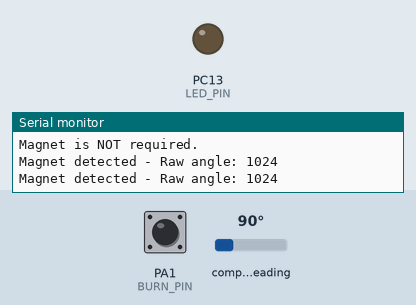
Simulated run of this sketch. Board: STM32 Blue Pill. Shown: output pins drawn as LEDs (lit = HIGH), the last lines printed to the serial monitor. Wiring (inferred from the names in the program): AS5600 angle sensor at I2C address 0x36. Inputs (shaded band) come from the test bench; at power-on: PA1 (BURN_PIN) HIGH, compass heading 90°.

Above: at 1.8 s.
1.9 s: PA1 (BURN_PIN) pulled LOW for 0.15 s
At 2.5 s:
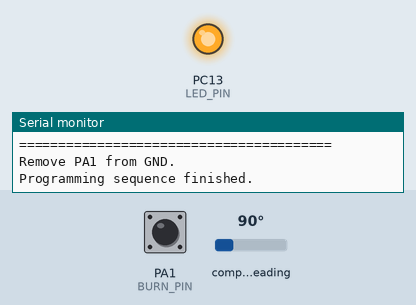
Timing chart, 0 to 4.9 s (numbered marks = the images above; inputs shaded):
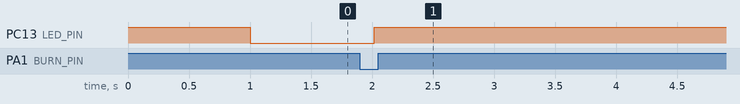

Measured:
- after the input at 1.9 s, PC13 (LED_PIN): LOW → HIGH after 0.12 s

The sketch:

AS5600_Sensor_burn_script_v2.ino
```cpp
#include <Wire.h>

// ============================================================
// STM32 BLUE PILL AS5600 PROGRAMMER / BURNER
// ============================================================
//
// Purpose:
// Permanently program an AS5600 with:
//
//     ZPOS = 2787  (~245 degrees)
//     MPOS = 3356  (~295 degrees)
//
// The same firmware automatically detects the AS5600 on either:
//
//     I2C1: PB6 = SCL, PB7 = SDA
//     I2C2: PB10 = SCL, PB11 = SDA
//
// No magnet is required during programming.
//
// PA1:
//     Normally left floating/high.
//     Connect PA1 to GND to trigger the permanent burn.
//
// PC13:
//     Onboard Blue Pill LED, active LOW.
//
// Wiring:
//
// BLUE PILL       AS5600
// ---------       ------
// 3.3V     ->     VCC
// GND      ->     GND
//
// I2C1:
// PB6      ->     SCL
// PB7      ->     SDA
//
// OR
//
// I2C2:
// PB10     ->     SCL
// PB11     ->     SDA
//
// ============================================================


// ------------------------------------------------------------
// AS5600
// ------------------------------------------------------------

const uint8_t AS5600_ADDR = 0x36;


// ------------------------------------------------------------
// Pins
// ------------------------------------------------------------

const uint8_t BURN_PIN = PA1;
const uint8_t LED_PIN  = PC13;


// ------------------------------------------------------------
// HARD-CODED ANGLE RANGE
// ------------------------------------------------------------

const uint16_t START_VAL = 2787;
const uint16_t END_VAL   = 3356;


// ------------------------------------------------------------
// AS5600 REGISTERS
// ------------------------------------------------------------

const uint8_t REG_STATUS  = 0x0B;
const uint8_t REG_ANGLE   = 0x0C;
const uint8_t REG_RAW     = 0x0E;

const uint8_t REG_ZPOS    = 0x01;
const uint8_t REG_MPOS    = 0x03;

const uint8_t REG_BURN    = 0xFF;

const uint8_t BURN_ANGLE  = 0x80;


// ------------------------------------------------------------
// STATUS REGISTER
//
// STATUS bit 5 = MD
// MD = Magnet Detected
//
// We use this ONLY to suppress useless angle printing.
// It does NOT prevent programming or burning.
// ------------------------------------------------------------

const uint8_t STATUS_MD = 0x20;


// ------------------------------------------------------------
// I2C buses
//
// STM32duino TwoWire constructor:
// TwoWire(SDA, SCL)
// ------------------------------------------------------------

TwoWire Wire1(PB7, PB6);
TwoWire Wire2(PB11, PB10);


// Pointer to whichever bus contains the AS5600
TwoWire* AS5600_Wire = nullptr;


// ------------------------------------------------------------
// Timing
// ------------------------------------------------------------

unsigned long lastPrint = 0;


// ============================================================
// READ 8-BIT REGISTER
// ============================================================

bool readReg8(uint8_t reg, uint8_t &value)
{
  if (AS5600_Wire == nullptr)
    return false;

  AS5600_Wire->beginTransmission(AS5600_ADDR);
  AS5600_Wire->write(reg);

  if (AS5600_Wire->endTransmission(false) != 0)
    return false;

  uint8_t count = AS5600_Wire->requestFrom(AS5600_ADDR, (uint8_t)1);

  if (count != 1)
    return false;

  value = AS5600_Wire->read();

  return true;
}


// ============================================================
// READ 16-BIT REGISTER
//
// AS5600 registers are 12-bit values stored as:
//
//     HIGH BYTE
//     LOW BYTE
//
// Only the lower 12 bits are used.
// ============================================================

bool readReg16(uint8_t reg, uint16_t &value)
{
  if (AS5600_Wire == nullptr)
    return false;

  AS5600_Wire->beginTransmission(AS5600_ADDR);
  AS5600_Wire->write(reg);

  if (AS5600_Wire->endTransmission(false) != 0)
    return false;

  uint8_t count = AS5600_Wire->requestFrom(AS5600_ADDR, (uint8_t)2);

  if (count != 2)
    return false;

  uint8_t highByte = AS5600_Wire->read();
  uint8_t lowByte  = AS5600_Wire->read();

  value = ((uint16_t)highByte << 8) | lowByte;

  value &= 0x0FFF;

  return true;
}


// ============================================================
// WRITE 16-BIT REGISTER
// ============================================================

bool writeReg16(uint8_t reg, uint16_t value)
{
  if (AS5600_Wire == nullptr)
    return false;

  value &= 0x0FFF;

  AS5600_Wire->beginTransmission(AS5600_ADDR);

  AS5600_Wire->write(reg);

  // High byte
  AS5600_Wire->write((value >> 8) & 0x0F);

  // Low byte
  AS5600_Wire->write(value & 0xFF);

  uint8_t error = AS5600_Wire->endTransmission();

  if (error != 0)
    return false;

  // Give AS5600 time to process the write
  delay(5);

  return true;
}


// ============================================================
// DETECT AS5600 ON A BUS
//
// We don't require a magnet.
//
// We simply attempt to read a valid register.
// ============================================================

bool detectAS5600(TwoWire &bus)
{
  bus.begin();
  bus.setClock(400000);

  bus.beginTransmission(AS5600_ADDR);

  if (bus.endTransmission() != 0)
    return false;

  // Make sure we can actually read from the device.
  bus.beginTransmission(AS5600_ADDR);
  bus.write(REG_RAW);

  if (bus.endTransmission(false) != 0)
    return false;

  uint8_t count = bus.requestFrom(AS5600_ADDR, (uint8_t)2);

  if (count != 2)
    return false;

  bus.read();
  bus.read();

  return true;
}


// ============================================================
// FIND AS5600
//
// First try I2C1.
// Then try I2C2.
// ============================================================

bool findAS5600()
{
  Serial.println();
  Serial.println(F("Searching for AS5600..."));

  Serial.println(F("Checking I2C1: PB6=SCL, PB7=SDA"));

  if (detectAS5600(Wire1))
  {
    AS5600_Wire = &Wire1;

    Serial.println(F("AS5600 FOUND on I2C1."));
    return true;
  }

  Serial.println(F("Not found on I2C1."));

  Serial.println(F("Checking I2C2: PB10=SCL, PB11=SDA"));

  if (detectAS5600(Wire2))
  {
    AS5600_Wire = &Wire2;

    Serial.println(F("AS5600 FOUND on I2C2."));
    return true;
  }

  Serial.println(F("AS5600 NOT FOUND."));

  return false;
}


// ============================================================
// SHOW ANGLE
//
// IMPORTANT:
//
// If there is no magnet, nothing is printed.
//
// This is purely informational and has NO effect on burning.
// ============================================================

void printAngleIfMagnetPresent()
{
  if (millis() - lastPrint < 500)
    return;

  lastPrint = millis();

  uint8_t status;

  if (!readReg8(REG_STATUS, status))
    return;

  // No magnet -> don't print angle
  if (!(status & STATUS_MD))
    return;

  uint16_t rawAngle;

  if (!readReg16(REG_RAW, rawAngle))
    return;

  rawAngle &= 0x0FFF;

  Serial.print(F("Magnet detected - Raw angle: "));
  Serial.println(rawAngle);
}


// ============================================================
// WRITE AND VERIFY ZPOS / MPOS
// ============================================================

bool programAngleRange()
{
  Serial.println();
  Serial.println(F("========================================"));
  Serial.println(F("PROGRAMMING AS5600"));
  Serial.println(F("========================================"));

  Serial.print(F("ZPOS = "));
  Serial.println(START_VAL);

  Serial.print(F("MPOS = "));
  Serial.println(END_VAL);

  Serial.println();

  // ----------------------------------------------------------
  // Write ZPOS
  // ----------------------------------------------------------

  Serial.println(F("Writing ZPOS..."));

  if (!writeReg16(REG_ZPOS, START_VAL))
  {
    Serial.println(F("ERROR: ZPOS write failed."));
    return false;
  }

  Serial.println(F("ZPOS write OK."));


  // ----------------------------------------------------------
  // Write MPOS
  // ----------------------------------------------------------

  Serial.println(F("Writing MPOS..."));

  if (!writeReg16(REG_MPOS, END_VAL))
  {
    Serial.println(F("ERROR: MPOS write failed."));
    return false;
  }

  Serial.println(F("MPOS write OK."));


  // ----------------------------------------------------------
  // Read back ZPOS
  // ----------------------------------------------------------

  uint16_t zposRead;

  if (!readReg16(REG_ZPOS, zposRead))
  {
    Serial.println(F("ERROR: Could not read ZPOS back."));
    return false;
  }

  Serial.print(F("ZPOS readback = "));
  Serial.println(zposRead);

  if (zposRead != START_VAL)
  {
    Serial.println(F("ERROR: ZPOS verification FAILED."));
    return false;
  }


  // ----------------------------------------------------------
  // Read back MPOS
  // ----------------------------------------------------------

  uint16_t mposRead;

  if (!readReg16(REG_MPOS, mposRead))
  {
    Serial.println(F("ERROR: Could not read MPOS back."));
    return false;
  }

  Serial.print(F("MPOS readback = "));
  Serial.println(mposRead);

  if (mposRead != END_VAL)
  {
    Serial.println(F("ERROR: MPOS verification FAILED."));
    return false;
  }


  Serial.println();
  Serial.println(F("ZPOS verification OK."));
  Serial.println(F("MPOS verification OK."));
  Serial.println(F("RAM values are correct."));

  return true;
}


// ============================================================
// WAIT FOR PA1 TO BE GROUNDED
// ============================================================

void waitForBurnTrigger()
{
  Serial.println();
  Serial.println(F("----------------------------------------"));
  Serial.println(F("READY TO BURN"));
  Serial.println(F("----------------------------------------"));
  Serial.println(F("Connect PA1 to GND to permanently burn."));
  Serial.println(F("Magnet is NOT required."));
  Serial.println();

  // Wait until PA1 is grounded.
  while (digitalRead(BURN_PIN) == HIGH)
  {
    printAngleIfMagnetPresent();
    delay(10);
  }

  // Require PA1 to remain LOW briefly.
  delay(100);

  // Confirm it is still grounded.
  if (digitalRead(BURN_PIN) == LOW)
  {
    Serial.println();
    Serial.println(F("BURN TRIGGER DETECTED."));
  }
}


// ============================================================
// PERFORM OTP BURN
// ============================================================

bool burnAngle()
{
  Serial.println();
  Serial.println(F("========================================"));
  Serial.println(F("SENDING BURN_ANGLE COMMAND"));
  Serial.println(F("========================================"));

  Serial.println(F("Writing 0x80 to register 0xFF..."));

  AS5600_Wire->beginTransmission(AS5600_ADDR);

  AS5600_Wire->write(REG_BURN);
  AS5600_Wire->write(BURN_ANGLE);

  uint8_t error = AS5600_Wire->endTransmission();

  if (error != 0)
  {
    Serial.print(F("ERROR: Burn command I2C error = "));
    Serial.println(error);

    return false;
  }

  delay(10);

  Serial.println(F("BURN_ANGLE command sent."));
  Serial.println(F("The AS5600 OTP programming operation has been requested."));

  return true;
}


// ============================================================
// SETUP
// ============================================================

void setup()
{
  // LED
  pinMode(LED_PIN, OUTPUT);

  // LED OFF
  digitalWrite(LED_PIN, HIGH);


  // PA1 uses internal pull-up.
  //
  // Normally:
  //     PA1 = HIGH
  //
  // Burn:
  //     PA1 -> GND
  //
  pinMode(BURN_PIN, INPUT_PULLUP);


  // Serial
  Serial.begin(115200);

  delay(1000);

  Serial.println();
  Serial.println(F("========================================"));
  Serial.println(F("STM32 AS5600 PROGRAMMER"));
  Serial.println(F("========================================"));

  Serial.print(F("Target ZPOS: "));
  Serial.println(START_VAL);

  Serial.print(F("Target MPOS: "));
  Serial.println(END_VAL);

  Serial.println();
  Serial.println(F("Magnet is NOT required."));
  Serial.println(F("Angle output is suppressed when no magnet"));
  Serial.println(F("is detected."));
  Serial.println();


  // ----------------------------------------------------------
  // Find AS5600
  // ----------------------------------------------------------

  if (!findAS5600())
  {
    Serial.println();
    Serial.println(F("STOPPED."));
    Serial.println(F("Check VCC, GND, SDA and SCL."));

    // Fast blink = no AS5600 found
    while (true)
    {
      digitalWrite(LED_PIN, LOW);
      delay(150);
      digitalWrite(LED_PIN, HIGH);
      delay(150);
    }
  }


  // ----------------------------------------------------------
  // AS5600 detected
  // ----------------------------------------------------------

  digitalWrite(LED_PIN, LOW);

  Serial.println();
  Serial.println(F("AS5600 communication established."));


  // ----------------------------------------------------------
  // Program ZPOS / MPOS
  // ----------------------------------------------------------

  if (!programAngleRange())
  {
    Serial.println();
    Serial.println(F("PROGRAMMING FAILED."));
    Serial.println(F("OTP burn has NOT been attempted."));

    // Error indication
    while (true)
    {
      digitalWrite(LED_PIN, LOW);
      delay(500);
      digitalWrite(LED_PIN, HIGH);
      delay(500);
    }
  }


  // ----------------------------------------------------------
  // Wait for physical burn trigger
  // ----------------------------------------------------------

  waitForBurnTrigger();


  // ----------------------------------------------------------
  // Burn
  // ----------------------------------------------------------

  if (burnAngle())
  {
    Serial.println();
    Serial.println(F("========================================"));
    Serial.println(F("BURN COMMAND COMPLETE"));
    Serial.println(F("========================================"));
    Serial.println(F("Remove PA1 from GND."));
    Serial.println(F("Programming sequence finished."));
  }
  else
  {
    Serial.println();
    Serial.println(F("BURN COMMAND FAILED."));
  }


  // Turn LED off when finished
  digitalWrite(LED_PIN, HIGH);

  // Stop here.
  while (true)
  {
    delay(1000);
  }
}


// ============================================================
// LOOP
// ============================================================

void loop()
{
  // Everything is handled in setup().
  // Nothing further is required.
}
```
